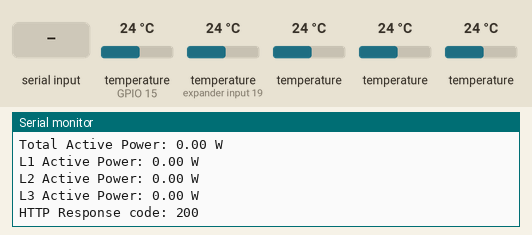
This sketch was run on a simulated ESP32. Shown: the last lines printed to the serial monitor. The inputs (shaded band) are chosen by the test bench; at power-on: temperature (sensors on GPIO 15, expander input 19) 24 °C, temperature 24 °C. WiFi joins after 1.5 s; servers stay silent unless stated; uploads are accepted with an empty reply; not simulated (calls return 0 or success): credentials.h.

Above: at 5.8 s.
5.9 s: "MYDATA\n" received over the second serial link
12.9 s: "1\n" received over the second serial link
19.0 s: temperature (sensor on GPIO 15) set to 12 °C
20.5 s: temperature (sensor on expander input 19) set to 12 °C
22.0 s: temperature (sensor 215) set to 12 °C
At 23.3 s:
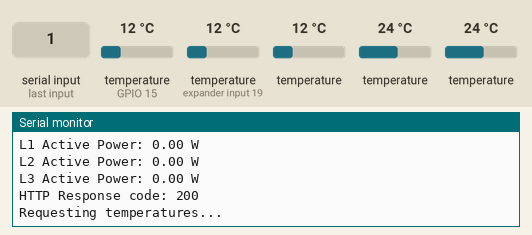
23.5 s: temperature (sensor 315) set to 12 °C
At 23.72 s:
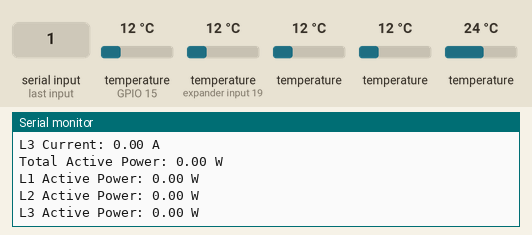
Timing chart, 0 to 26.0 s (numbered marks = the images above; inputs shaded):
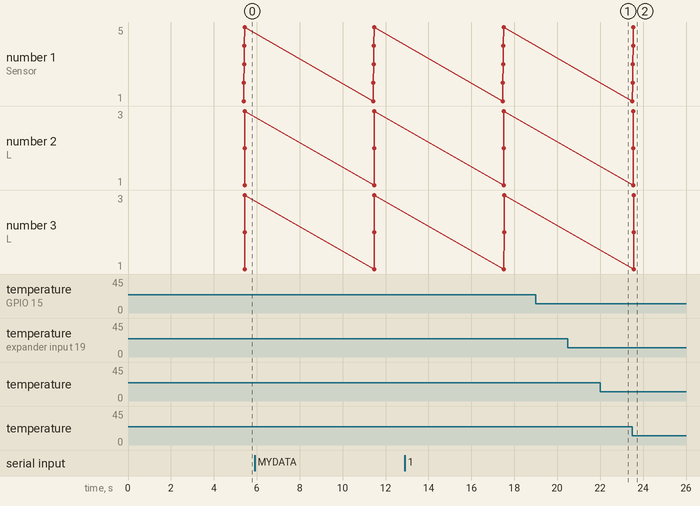

The sketch:

ESP32-OR-WE-517_and_DS18B20_temperature_sensors_DALLAS.ino
```cpp
#include "credentials.h"
#include <WiFi.h>               // check this later https://randomnerdtutorials.com/esp32-useful-wi-fi-functions-arduino/
#include <ESPAsyncWebServer.h> // https://randomnerdtutorials.com/esp32-async-web-server-espasyncwebserver-library/
                               // https://github.com/me-no-dev/ESPAsyncWebServer
#include <AsyncTCP.h>          // https://github.com/me-no-dev/AsyncTCP
#include <HTTPClient.h>
#include <OneWire.h> // https://randomnerdtutorials.com/esp32-ds18b20-temperature-arduino-ide/
#include <DallasTemperature.h>  // https://randomnerdtutorials.com/esp32-multiple-ds18b20-temperature-sensors/

// Data wire is connected to GPIO15
#define ONE_WIRE_BUS 15
// Setup a oneWire instance to communicate with a OneWire device
OneWire oneWire(ONE_WIRE_BUS);
// Pass our oneWire reference to Dallas Temperature sensor
DallasTemperature sensors(&oneWire);

DeviceAddress sensor1 = { 0x28, 0xFF, 0x7A, 0xB4, 0x1, 0x17, 0x3, 0xCC };
DeviceAddress sensor2 = { 0x28, 0xFF, 0xE5, 0x2D, 0x0, 0x17, 0x3, 0xCD };
DeviceAddress sensor3 = { 0x28, 0xFF, 0xC9, 0x1D, 0x3, 0x17, 0x4, 0x3B };
DeviceAddress sensor4 = { 0x28, 0xFF, 0xF8, 0xBD, 0xD0, 0x16, 0x5, 0xBC };
DeviceAddress sensor5 = { 0x28, 0xFF, 0xC9, 0x8,  0x2, 0x17, 0x3, 0xAA };

#define RXD2 16
#define TXD2 17
float voltageL1,voltageL2,voltageL3,frequency,currentL1,currentL2,currentL3,activePowerTotal,activePowerL1,activePowerL2,activePowerL3,tempSensor1,tempSensor2,tempSensor3,tempSensor4,tempSensor5;

// Replace with your network credentials
const char* ssid = WIFI_SSID;
const char* password  = WIFI_PASSWD;

//to use IPAddress uncomment WiFi.config in Setup()
IPAddress ip(192, 168, 10, 202);
IPAddress subnet(255, 255, 255, 0);
IPAddress primaryDNS(1, 1, 1, 1);
IPAddress secondaryDNS(8, 8, 8, 8);
IPAddress gateway(192, 168, 10, 1);
String hostname = "ESP32_Power_PROD"; // https://randomnerdtutorials.com/esp32-set-custom-hostname-arduino/

// my server API where I save data to SQLite
const char* serverName = "http://192.168.10.200/MyHAM/EnergyMeter";  //https://microdigisoft.com/http-get-and-http-post-with-esp32-json-url-encoded-text-2/


AsyncWebServer server(80);

//web page with all available data reachable on http://192.168.10.200/ ...auto refresh

const char index_html[] PROGMEM = R"rawliteral(
<!DOCTYPE HTML><html>
<head>
  <title>ESP Web Server</title>
  <meta name="viewport" content="width=device-width, initial-scale=1">
  <link rel="icon" href="data:,">
  <style>
    html {font-family: Arial; display: inline-block; text-align: left;}
    p {font-size: 1.0rem;}
    body {max-width: 600px; vertical-align:left; padding-bottom: 25px;}

  </style>
  <script src="https://code.jquery.com/jquery-3.5.1.js"></script>
</head>
<body>
  <h2>ESP32 | OR-WE-517</h2>
 <div id="reloaddiv">
   %MYDATA%
   </div>

<script>
$(document).ready(function(){
setInterval(function(){
      $("#reloaddiv").load(window.location.href + " #reloaddiv" );
}, 2000);
});

</script>
</body>
</html>
)rawliteral";


String dataToHtml(const String& var){
  //Serial.println(var);
  if(var == "MYDATA"){
    String lines = "";
      lines += "<p>L1 Voltage: " + String(voltageL1)+  "V</p>";
      lines += "<p>L2 Voltage: " + String(voltageL2)+  "V</p>";
      lines += "<p>L3 Voltage: " + String(voltageL3)+  "V</p>";
      lines += "<p>L1 Current: " + String(currentL1)+  "A</p>";
      lines += "<p>L2 Current: " + String(currentL2)+  "A</p>";
      lines += "<p>L3 Current: " + String(currentL3)+  "A</p>";
      lines += "<p>Active Power Total: " + String(activePowerTotal*1000)+  "W</p>";
      lines += "<p>L1 Active Power: " + String(activePowerL1*1000)+  "W</p>";
      lines += "<p>L2 Active Power: " + String(activePowerL2*1000)+  "W</p>";
      lines += "<p>L3 Active Power: " + String(activePowerL3*1000)+  "W</p>";
      lines += "<br>";
      lines += "<h2>ESP32 | Temperature sensors</h2>";
      lines += "<p>Sensor1:  " + String(tempSensor1)+  "°C</p>";
      lines += "<p>Sensor2:  " + String(tempSensor2)+  "°C</p>";
      lines += "<p>Sensor3:  " + String(tempSensor3)+  "°C</p>";
      lines += "<p>Sensor4:  " + String(tempSensor4)+  "°C</p>";
      lines += "<p>Sensor5:  " + String(tempSensor5)+  "°C</p>";

    return lines;
  }
  return String();
}


int i;
int sendmsglen=8; // send message for OR-WE-517 is always 8bites long

void setup() {
  Serial.begin(115200);
  Serial2.begin(9600, SERIAL_8E1, RXD2, TXD2);  //Important!!! ...don't use 8N1 with deveice OR-WE-517 ...check device configuration/datasheet ...https://www.arduino.cc/reference/en/language/functions/communication/serial/begin/
  delay(1000);


  Serial.print("\n");
  Serial.print("Connecting to: ");
  Serial.println(ssid);
  WiFi.mode(WIFI_STA); /* Configure ESP32 in STA Mode */
  //WiFi.config(ip, gateway, subnet,primaryDNS, secondaryDNS);
  WiFi.setHostname(hostname.c_str());
  WiFi.begin(ssid, password); /* Connect to Wi-Fi based on the above SSID and Password */
  while(WiFi.status() != WL_CONNECTED)
  {
    Serial.print("*");
    delay(100);
  }
  Serial.print("\n");
  Serial.print("Connected to Wi-Fi: ");
  Serial.println(WiFi.SSID());
  Serial.println(WiFi.localIP());
  WiFi.setAutoReconnect(true);
  WiFi.persistent(true);
  delay(100);


  delay(2000);
  // Route for root / web page
  server.on("/", HTTP_GET, [](AsyncWebServerRequest *request){
    request->send_P(200, "text/html", index_html,dataToHtml);
  });

// just for testing
 server.on("/hello", HTTP_GET, [] (AsyncWebServerRequest *request) {
    request->send(200, "text/plain", "Hello World!");
  });

// just for monitoring
  server.on("/status", HTTP_GET, [] (AsyncWebServerRequest *request) {
       request->send(200, "text/plain", "OK");
  });

  // Start server
  server.begin();

  sensors.begin();
}

float From32HexToDec (byte val1, byte val2, byte val3, byte val4){
  float x;
  ((byte*)&x)[3]= val1;
  ((byte*)&x)[2]= val2;
  ((byte*)&x)[1]= val3;
  ((byte*)&x)[0]= val4;
  //Serial.println(x);
  return x;
}


void loop() {
 Serial.print("Requesting temperatures...");
  sensors.requestTemperatures(); // Send the command to get temperatures
  Serial.println("DONE");

  tempSensor1 = sensors.getTempC(sensor1);
  Serial.print("Sensor 1(*C): ");
  Serial.println(tempSensor1);

 tempSensor2 = sensors.getTempC(sensor2);
  Serial.print("Sensor 2(*C): ");
  Serial.println(tempSensor2);

  tempSensor3 = sensors.getTempC(sensor3);
  Serial.print("Sensor 3(*C): ");
  Serial.println(tempSensor3);

  tempSensor4 = sensors.getTempC(sensor4);
  Serial.print("Sensor 4(*C): ");
  Serial.println(tempSensor4);

  tempSensor5 = sensors.getTempC(sensor5);
  Serial.print("Sensor 5(*C): ");
  Serial.println(tempSensor5);
 Serial.println();

// ************************  SEND DATA TO DEVICE *************************
// https://unserver.xyz/modbus-guide/#modbus-rtu-data-frame-section
// CRC calculator https://www.simplymodbus.ca/crc.xls
// OR-WE-517 modbus registers list https://b2b.orno.pl/download-resource/26065/
// byte sendmsg[] = {0x01, 0x03, 0x00, 0x1C, 0x00, 0x01, 0x45, 0xCC};
//byte sendmsg[] = {0x01, 0x03, 0x00, 0x1C, 0x00, 0x02, 0x05, 0xCD};

byte sendmsg[] = {0x01, 0x03, 0x00, 0x0E, 0x00, 0x16, 0xA5, 0xC7};

Serial.print("Message sent to device: ");
for(i = 0 ; i < sendmsglen ; i++){
  Serial2.write(sendmsg[i]);
  Serial.print(sendmsg[i], HEX);
 }

// This part is commented as I used it during development and it is not needed later.
// Results looks like this:

// Message sent to device: 1301C025CD
// Message byte array
// Bite number:0|1|2|3|4|5|6|7|
// HEX :1|3|0|1C|0|2|5|CD|
// DEC :1|3|0|28|0|2|5|205|

// Uncoment when needed
// Serial.println();
// Serial.println("Message byte array");
// Serial.print("Bite number:");
//  for(i = 0 ; i < sendmsglen ; i++){
//       Serial.print(i);
//             Serial.print("|");
//  }
//  Serial.println();
//   Serial.print("HEX :");
//  for(i = 0 ; i < sendmsglen ; i++){
//       Serial.print(sendmsg[i], HEX);
//             Serial.print("|");
//  }
//   Serial.println();
//    Serial.print("DEC :");
//  for(i = 0 ; i < sendmsglen ; i++){
//       Serial.print(sendmsg[i]);
//             Serial.print("|");
//  }
// Serial.println();
Serial.println();


// **********************  DATA RECEIVED FROM DEVICE **********************
int a=0;
int b=0;
byte receivedmsg[50];

while(Serial2.available()) {
 receivedmsg[a] = Serial2.read();
 a++;
 }
Serial.print("Data received from device: ");
for(b = 0 ; b < a ; b++){
 Serial.print(receivedmsg[b], HEX);
 }
Serial.println();

// This part is commented as I used it during development and it is not needed later.
// Results looks like this:

// Data received: 1343EE66666BDA6
// Message byte array
// Bite number:0|1|2|3|4|5|6|7|8|
// HEX :1|3|4|3E|E6|66|66|BD|A6|
// DEC :1|3|4|62|230|102|102|189|166|

// Uncoment when needed
// Serial.println("Message byte array");
// Serial.print("Bite number:");
//  for(b = 0 ; b < a ; b++){
//   Serial.print(b);
//   Serial.print("|");
//  }
// Serial.println();
// Serial.print("HEX :");
//  for(b = 0 ; b < a ; b++){
//   Serial.print(receivedmsg[b], HEX);
//   Serial.print("|");
//  }
// Serial.println();
// Serial.print("DEC :");
// for(b = 0 ; b < a ; b++){
//   Serial.print(receivedmsg[b]);
//   Serial.print("|");
//  }
// Serial.println();
Serial.println();


// ************************************************************************
// Get DATA part from byte message

// We get message for 6 registers but each register of device OR-WE-517 contain from 4 DATA bits.
// Example:                         1       2      3
// Data received from device: 13C 437200 437200 43734CCD 301A
// Below is whole magic. I use function From32HexToDec to do is nice way.
// Testing https://babbage.cs.qc.cuny.edu/IEEE-754.old/32bit.html
  // float x;
  // ((byte*)&x)[3]= receivedmsg[3];
  // ((byte*)&x)[2]= receivedmsg[4];
  // ((byte*)&x)[1]= receivedmsg[5];
  // ((byte*)&x)[0]= receivedmsg[6];
  // Serial.println(x,2);
  // Serial.println(From32HexToDec(receivedmsg[3],receivedmsg[4],receivedmsg[5],receivedmsg[6]),2);


voltageL1 =From32HexToDec(receivedmsg[3],receivedmsg[4],receivedmsg[5],receivedmsg[6]);
Serial.print("L1 Voltage: ");
Serial.print(voltageL1,2);
Serial.println(" V");
voltageL2 =From32HexToDec(receivedmsg[7],receivedmsg[8],receivedmsg[9],receivedmsg[10]);
Serial.print("L2 Voltage: ");
Serial.print(voltageL2,2);
Serial.println(" V");
voltageL3 =From32HexToDec(receivedmsg[11],receivedmsg[12],receivedmsg[13],receivedmsg[14]);
Serial.print("L3 Voltage: ");
Serial.print(voltageL3,2);
Serial.println(" V");
frequency =From32HexToDec(receivedmsg[15],receivedmsg[16],receivedmsg[17],receivedmsg[18]);
Serial.print("Grid Frequency: ");
Serial.print(frequency,2);
Serial.println(" Hz");
currentL1 =From32HexToDec(receivedmsg[19],receivedmsg[20],receivedmsg[21],receivedmsg[22]);
Serial.print("L1 Current: ");
Serial.print(currentL1,2);
Serial.println(" A");
currentL2 =From32HexToDec(receivedmsg[23],receivedmsg[24],receivedmsg[25],receivedmsg[26]);
Serial.print("L2 Current: ");
Serial.print(currentL2,2);
Serial.println(" A");
currentL3 =From32HexToDec(receivedmsg[27],receivedmsg[28],receivedmsg[29],receivedmsg[30]);
Serial.print("L3 Current: ");
Serial.print(currentL3,2);
Serial.println(" A");
activePowerTotal =From32HexToDec(receivedmsg[31],receivedmsg[32],receivedmsg[33],receivedmsg[34]);
Serial.print("Total Active Power: ");
// Serial.print(activePowerTotal,2);
// Serial.print(" kW | ");
Serial.print(activePowerTotal*1000);
Serial.println(" W");
activePowerL1 =From32HexToDec(receivedmsg[35],receivedmsg[36],receivedmsg[37],receivedmsg[38]);
Serial.print("L1 Active Power: ");
// Serial.print(activePowerL1,2);
// Serial.print(" kW | ");
Serial.print(activePowerL1*1000);
Serial.println(" W");
activePowerL2 =From32HexToDec(receivedmsg[39],receivedmsg[40],receivedmsg[41],receivedmsg[42]);
Serial.print("L2 Active Power: ");
// Serial.print(activePowerL2,2);
// Serial.print(" kW | ");
Serial.print(activePowerL2*1000);
Serial.println(" W");
activePowerL3 =From32HexToDec(receivedmsg[43],receivedmsg[44],receivedmsg[45],receivedmsg[46]);
Serial.print("L3 Active Power: ");
// Serial.print(activePowerL3,2);
// Serial.print(" kW | ");
Serial.print(activePowerL3*1000);
Serial.println(" W");

Serial.println();

//Send an HTTP POST request   //https://microdigisoft.com/http-get-and-http-post-with-esp32-json-url-encoded-text-2/

    if(WiFi.status()== WL_CONNECTED){
      WiFiClient client;
      HTTPClient http;

      // Your Domain name with URL path or IP address with path
      http.begin(client, serverName);


      // If you need an HTTP request with a content type: application/json, use the following:
      http.addHeader("Content-Type", "application/json");
      int httpResponseCode = http.POST("{\"vl1\":\""+String(voltageL1)+"\",\"vl2\":\""+String(voltageL2)+"\",\"vl3\":\""+String(voltageL3)+"\",\"cl1\":\""+String(currentL1)+"\",\"cl2\":\""+String(currentL2)+"\",\"cl3\":\""+String(currentL3)+"\",\"wt\":\""+String(activePowerTotal*1000)+"\",\"wl1\":\""+String(activePowerL1*1000)+"\",\"wl2\":\""+String(activePowerL2*1000)+"\",\"wl3\":\""+String(activePowerL3*1000)+"\"}");

      if(httpResponseCode>0){
        String response = http.getString();
        Serial.print("HTTP Response code: ");
        Serial.println(httpResponseCode);
        Serial.println(response);
      }else{

        Serial.print("Error on sending POST: ");
        Serial.println(httpResponseCode);

}
      // Free resources
      http.end();
    }
    else {
      Serial.println("WiFi Disconnected");
    }


delay(5000);

}
```

Measured:
- after the input at 23.5 s, the serial monitor: prints a new line at once (image 2)
